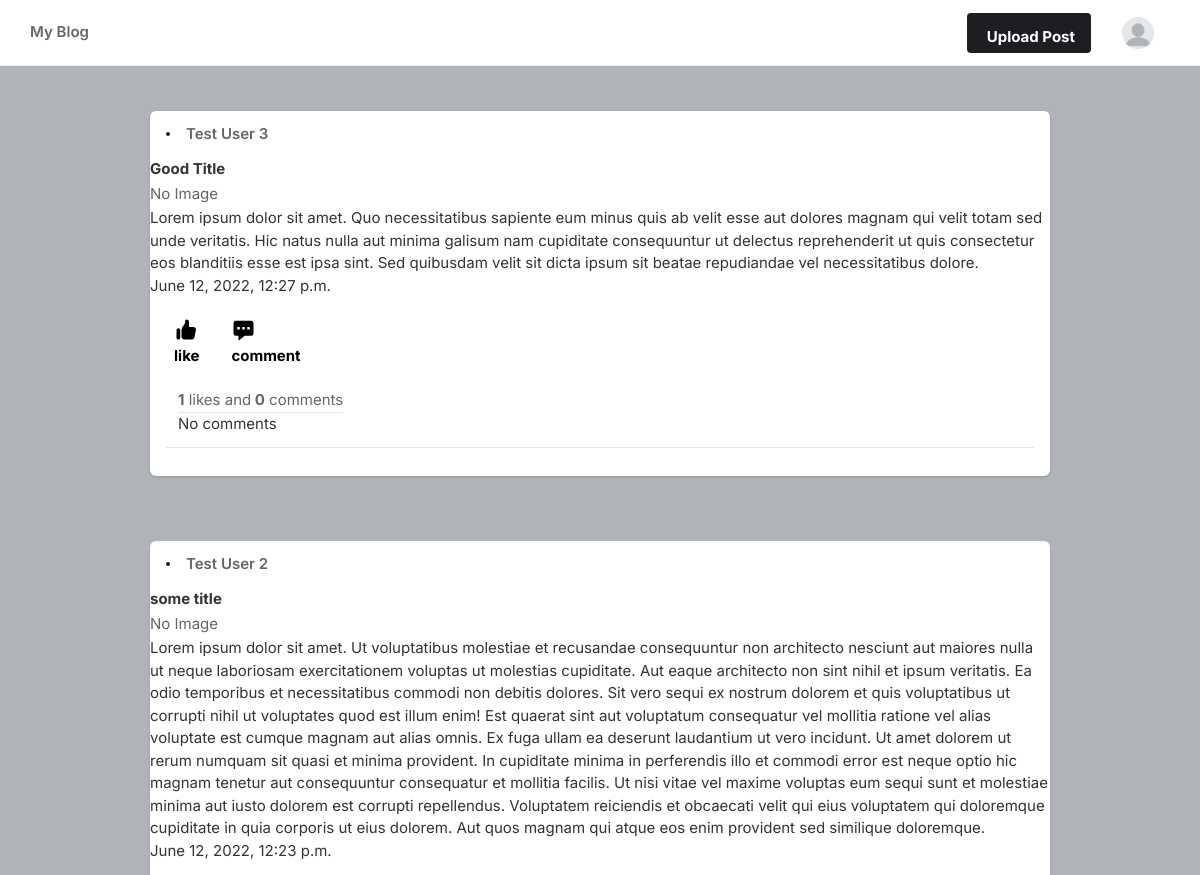
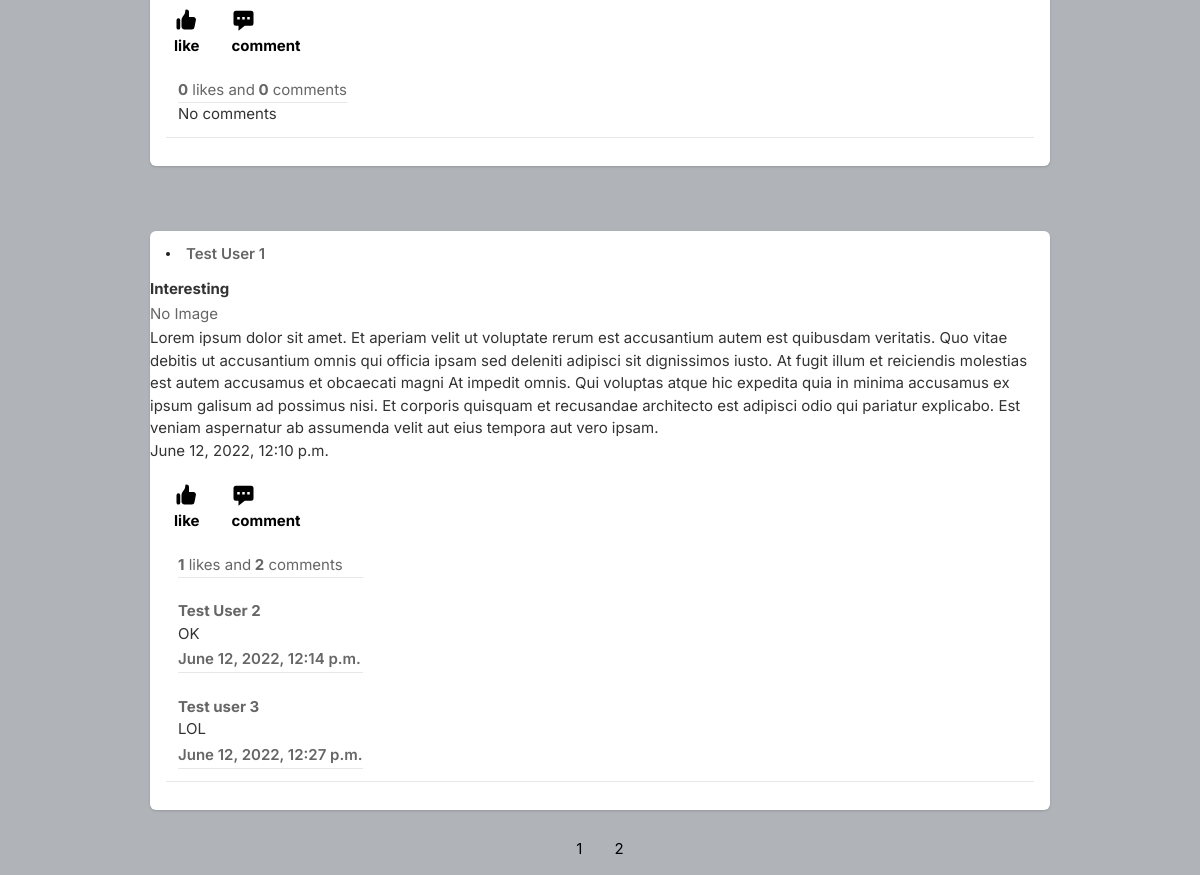
Before: /main/ (signed in) with the older database file (2 pictures, top to bottom).
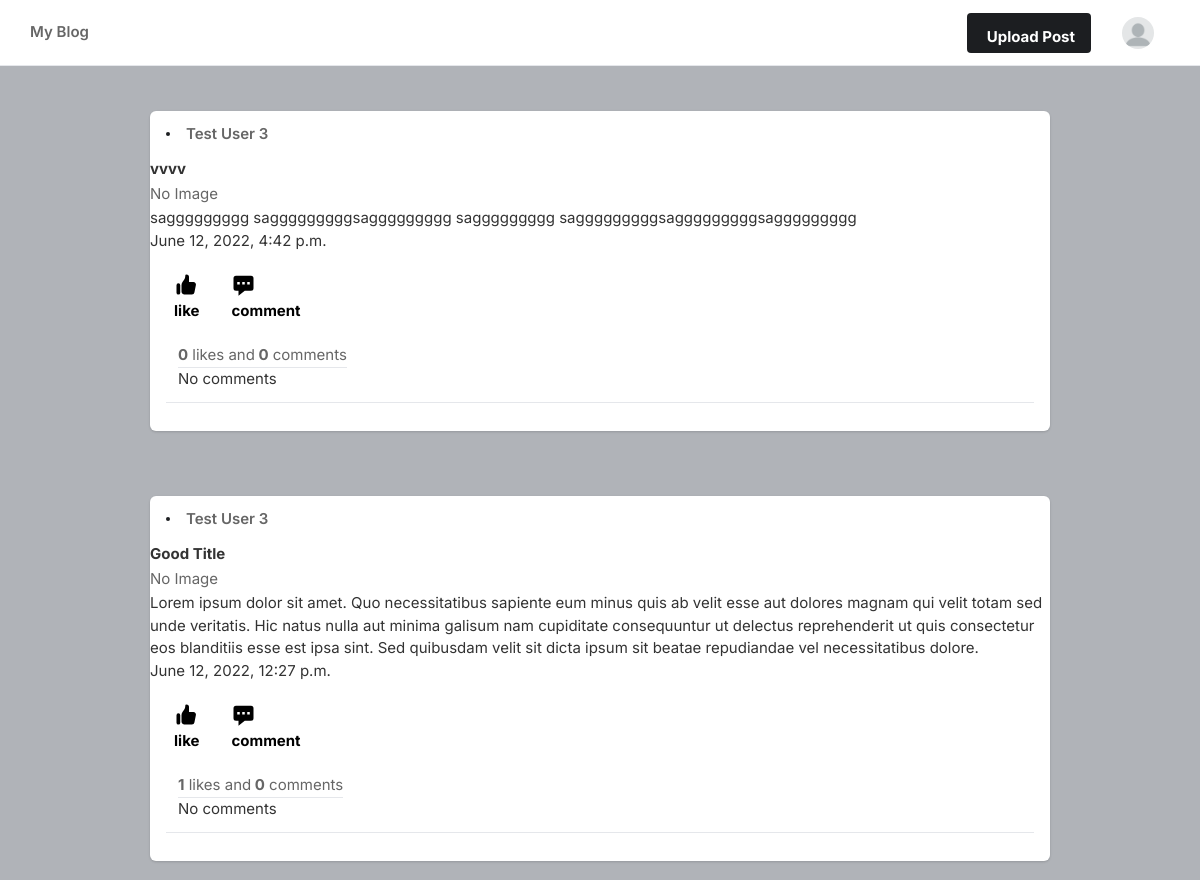
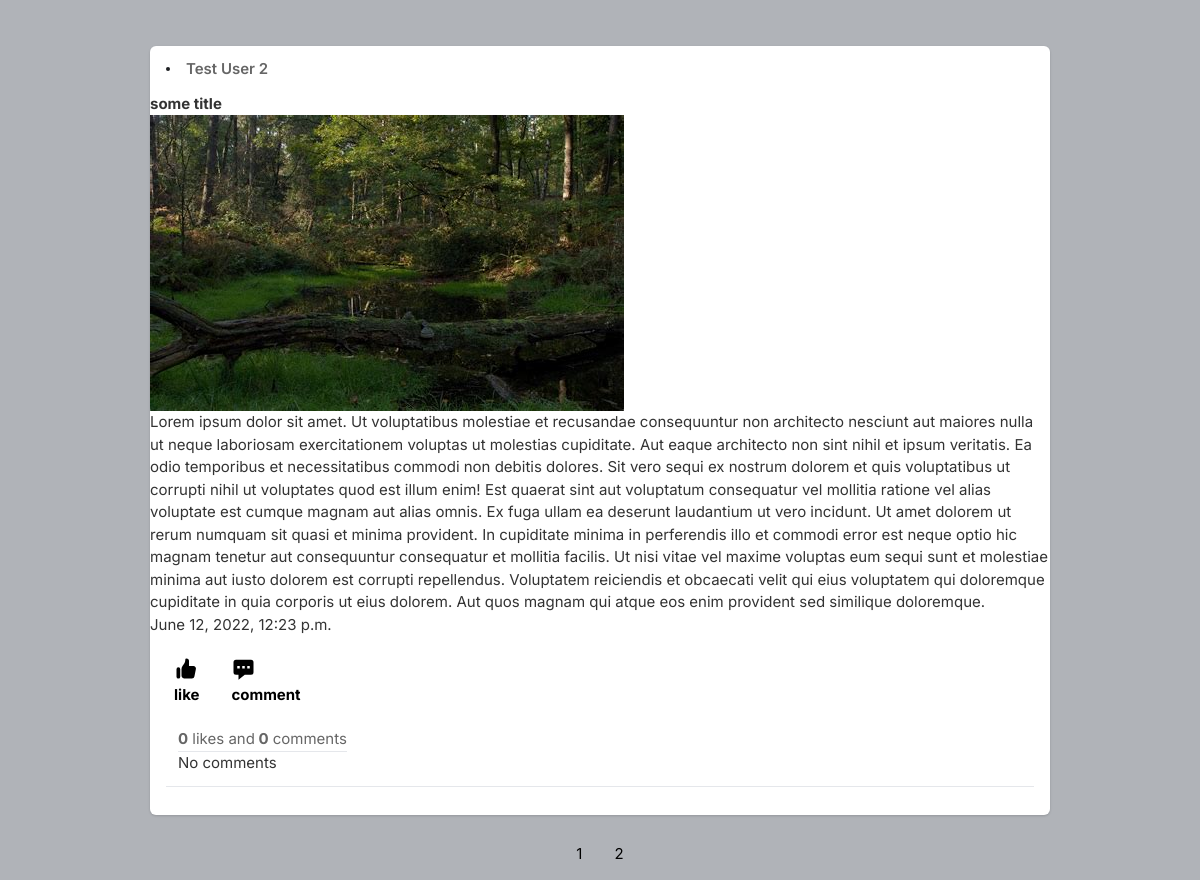
After: the same page with the newer database file (2 pictures, top to bottom).
### mainapp/models.py (models this page shows, shortened)
class Post(models.Model):
    title = models.CharField(max_length=255)
    text = models.TextField()
    image = models.ImageField(upload_to='images',
                              validators=[validate_file_size],
                              null=True, blank=True)
    created_at = models.DateTimeField(auto_now_add=True)
    number_of_likes = models.IntegerField(default=0, null=True, blank=True)
    author = models.ForeignKey(
        user, on_delete=models.CASCADE)

class Comment(models.Model):
    post = models.ForeignKey(Post, on_delete=models.CASCADE,
                             related_name='comments', default=0, null=True, blank=True)
    text = models.TextField()
    commented_at = models.DateTimeField(auto_now_add=True)
    author = models.ForeignKey(user, on_delete=models.CASCADE)

### mainapp/views.py (the view)
# urls.py: path('main/', MainView.as_view(), name='main'),
class MainView(LoginRequiredMixin, ListView):
    template_name = 'main.html'
    login_url = '/login/'
    queryset = Post.objects.all()
    context_object_name = 'posts'
    paginate_by = 3
    ordering = ['-created_at']
    def get_context_data(self, **kwargs):
        context = super().get_context_data(**kwargs)
        context['user_image'] = Profile.objects.get(user=self.request.user)
        return context

### templates/main.html (shortened to what the changed rows need)
{% load static %}
<!DOCTYPE html>
<html lang="en">
<head>
    <link rel="stylesheet" href="{% static 'assets/css/icons.css' %}">
    <link rel="stylesheet" href="{% static 'assets/css/uikit.css' %}">
    <link rel="stylesheet" href="{% static 'assets/css/style.css' %}">
    <link rel="stylesheet" href="{% static 'assets/css/tailwind.css' %}">
</head>
<body>
            {% for p in posts %}
            <div class="container m-auto">
                    <div class="space-y-5 flex-shrink-5 lg:w-7/20">
                        <div class="bg-white shadow rounded-md  -mx-2 lg:mx-0">
                            <div class="flex justify-between items-center px-4 py-3">
                                <div class="flex flex-1 items-center space-x-4">
                                        <div class="bg-gradient-to-tr from-yellow-600 to-pink-600 p-0.5 rounded-full">
                                        </div>
                                    <a href="/profile?user_pk={{p.author.pk}}"
                                    <span class="block capitalize font-semibold "> {{p.author}} </span>
                                </a>
                                </div>
                            </div>
                            <div uk-lightbox>
                                <h2><strong>{{p.title}}</strong></h2>
                                {% if p.image %}
                                <img src="{{p.image.url}}"></img>
                                {% else %}
                                <p>No Image</p>
                                {% endif %}
                                <h1>{{p.text}}</h1>
                                <h1>{{p.created_at}}</h1>
                            </div>
                            <div class="py-3 px-4 space-y-3">
                                <div class="flex space-x-4 lg:font-bold">
                                    <a href="/like_post?post_id={{p.pk}}" class="flex items-center space-x-2">
                                        <div class="p-2 rounded-full text-black">
                                            <p>like</p>
                                        </div>
                                    </a>
                                    <a href="/comment/?post_id={{p.pk}}" class="flex items-center space-x-2">
                                        <div class="p-2 rounded-full text-black">
                                            <svg xmlns="http://www.w3.org/2000/svg" viewBox="0 0 20 20" fill="currentColor" width="25" height="25" class="">
                                                <path fill-rule="evenodd" d="M18 5v8a2 2 0 01-2 2h-5l-5 4v-4H4a2 2 0 01-2-2V5a2 2 0 012-2h12a2 2 0 012 2zM7 8H5v2h2V8zm2 0h2v2H9V8zm6 0h-2v2h2V8z" clip-rule="evenodd" />
                                            </svg>
                                            <p>comment</p>
                                        </div>
                                    </a>
                                </div>
                                <div class="flex items-center space-x-3">
                                    <div class="">
                                         <strong>{{p.number_of_likes}}</strong> likes and<strong>
                                             {{p.comments.count}}</strong> comments
                                             <hr>
                                             {% if not p.comments.all %}
                                             <h2>No comments</h2>
                                             {% else %}
                                             {% for comment in p.comments.all %}
                                             <br>
                                             <strong>{{comment.author}}</strong>
                                             <br>
                                             <h2>{{comment.text}}</h2>
                                             <p class="font-semibold">{{comment.commented_at}}</p>
                                             <hr>
                                             {% endfor %}
                                             {% endif %}
                                            </div>
                                        </div>
                                        <div class="border-t pt-4 space-y-4 ">
                                        </div>
                                    </div>
                                </div>
                                {% endfor %}
                <div class="center">
                    <div class="pagination">
                        <ul>
                            {% for p in paginator.page_range %}
                            <a href="?page={{ p }}">{{ p }}</a>
                            {% endfor %}
                        </ul>
                    </div>
                </div>
</body>
</html>

Changed rows visible on the page:
no longer on this page (row unchanged): Post: author "Test User 1", title "Interesting", image "No Image", text "Lorem ipsum dolor sit amet. Et aperiam velit ut voluptate rerum est accusantium autem est quibusdam veritatis. Quo vitae debitis ut accusantium omnis qui officia ipsam sed deleniti adipisci sit dignissimos iusto. At fugit illum et reiciendis molestias est autem accusamus et obcaecati magni At impedit omnis. Qui voluptas atque hic expedita quia in minima accusamus ex ipsum galisum ad possimus nisi. Et corporis quisquam et recusandae architecto est adipisci odio qui pariatur explicabo. Est veniam aspernatur ab assumenda velit aut eius tempora aut vero ipsam.", created_at "June 12, 2022, 12:10 p.m.", number_of_likes "1", comments.count "2"
no longer on this page (row unchanged): Comment: author "Test User 2", text "OK", commented_at "June 12, 2022, 12:14 p.m."
no longer on this page (row unchanged): Comment: author "Test user 3", text "LOL", commented_at "June 12, 2022, 12:27 p.m."
added Post: author "Test User 3", title "vvvv", image "No Image", text "saggggggggg sagggggggggsaggggggggg saggggggggg sagggggggggsagggggggggsaggggggggg", created_at "June 12, 2022, 4:42 p.m.", number_of_likes "0", comments.count "0", shows "No comments"
changed Post "some title": image: picture added; no longer shows "No Image"
